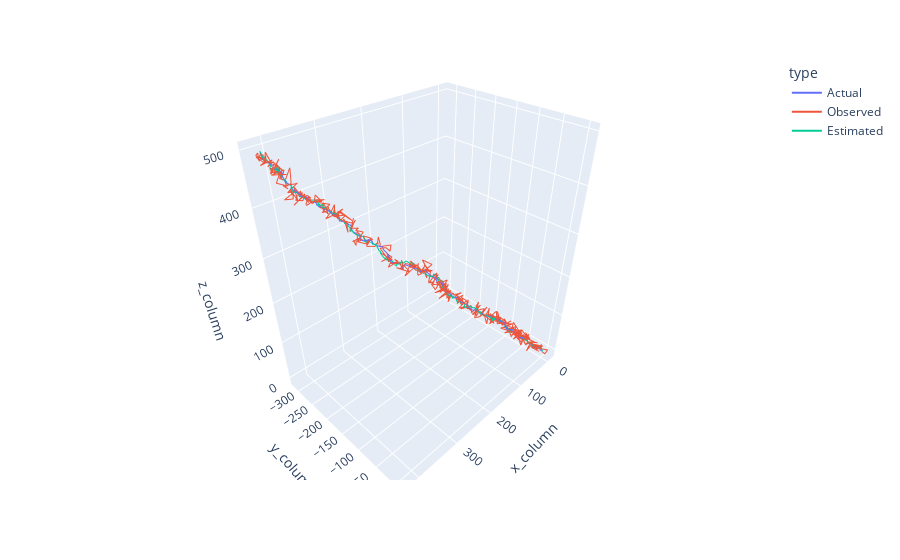

The notebook cell saved with this chart:
### Code cell
combinedPos = true_state_list + observed_list + estimated_list
true_measured =  ['Actual']*len(true_state_list) + ['Observed']*len(observed_list) + ['Estimated']*len(estimated_list)
dataFrame = {'x_column' : [v[0] for v in combinedPos], 'y_column' : [v[1] for v in combinedPos], 'z_column' : [v[2] for v in combinedPos], 'type' : true_measured}
fig = px.line_3d(dataFrame, x='x_column', y='y_column', z='z_column', color='type')
fig.show()
fig.write_html("q1c_trajectory.html")

### Figure 1 — Plotly figure (JSON) as saved in the notebook; plotly's stock layout.template omitted (floating-point values rounded to 4 significant figures; data arrays with more than 128 entries replaced by an {"elided": "..."} marker saying what was removed)
{"data": [{"hovertemplate": "type=Actual<br>x_column=%{x}<br>y_column=%{y}<br>z_column=%{z}<extra></extra>", "legendgroup": "Actual", "line": {"color": "#636efa", "dash": "solid"}, "marker": {"symbol": "circle"}, "mode": "lines", "name": "Actual", "scene": "scene", "showlegend": true, "type": "scatter3d", "x": {"elided": "501 float values"}, "y": {"elided": "501 float values"}, "z": {"elided": "501 float values"}}, {"hovertemplate": "type=Observed<br>x_column=%{x}<br>y_column=%{y}<br>z_column=%{z}<extra></extra>", "legendgroup": "Observed", "line": {"color": "#EF553B", "dash": "solid"}, "marker": {"symbol": "circle"}, "mode": "lines", "name": "Observed", "scene": "scene", "showlegend": true, "type": "scatter3d", "x": {"elided": "501 float values"}, "y": {"elided": "501 float values"}, "z": {"elided": "501 float values"}}, {"hovertemplate": "type=Estimated<br>x_column=%{x}<br>y_column=%{y}<br>z_column=%{z}<extra></extra>", "legendgroup": "Estimated", "line": {"color": "#00cc96", "dash": "solid"}, "marker": {"symbol": "circle"}, "mode": "lines", "name": "Estimated", "scene": "scene", "showlegend": true, "type": "scatter3d", "x": {"elided": "501 float values"}, "y": {"elided": "501 float values"}, "z": {"elided": "501 float values"}}], "layout": {"legend": {"title": {"text": "type"}, "tracegroupgap": 0}, "margin": {"t": 60}, "scene": {"domain": {"x": [0, 1], "y": [0, 1]}, "xaxis": {"title": {"text": "x_column"}}, "yaxis": {"title": {"text": "y_column"}}, "zaxis": {"title": {"text": "z_column"}}}}}
